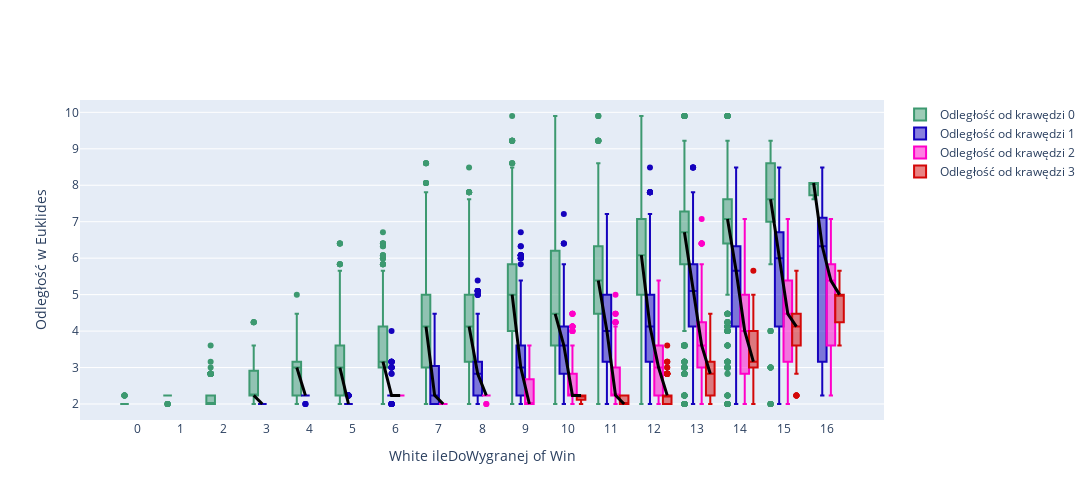

The notebook cell this image was saved under:
### Code cell
wykresMetrykaOdległość(df3,"Euklides")

### Figure 1 — Plotly figure (JSON) as saved in the notebook; plotly's stock layout.template omitted (floating-point values rounded to 4 significant figures; data arrays with more than 128 entries replaced by an {"elided": "..."} marker saying what was removed)
{"data": [{"marker": {"color": "#3D9970"}, "name": "Odległość od krawędzi 0", "type": "box", "width": 0.2, "x": {"elided": "11745 float values"}, "y": {"elided": "11745 float values"}}, {"marker": {"color": "#1502BD"}, "name": "Odległość od krawędzi 1", "type": "box", "width": 0.2, "x": {"elided": "7489 float values"}, "y": {"elided": "7489 float values"}}, {"marker": {"color": "#FF00C8"}, "name": "Odległość od krawędzi 2", "type": "box", "width": 0.2, "x": {"elided": "4514 float values"}, "y": {"elided": "4514 float values"}}, {"marker": {"color": "#D30808"}, "name": "Odległość od krawędzi 3", "type": "box", "width": 0.2, "x": {"elided": "1512 float values"}, "y": {"elided": "1512 float values"}}, {"hoverinfo": "skip", "line": {"color": "black", "width": 3}, "mode": "lines", "showlegend": false, "type": "scatter", "x": [-0.3], "y": [2]}, {"hoverinfo": "skip", "line": {"color": "black", "width": 3}, "mode": "lines", "showlegend": false, "type": "scatter", "x": [0.7], "y": [2.236]}, {"hoverinfo": "skip", "line": {"color": "black", "width": 3}, "mode": "lines", "showlegend": false, "type": "scatter", "x": [1.7], "y": [2]}, {"hoverinfo": "skip", "line": {"color": "black", "width": 3}, "mode": "lines", "showlegend": false, "type": "scatter", "x": [2.7, 2.9], "y": [2.236, 2]}, {"hoverinfo": "skip", "line": {"color": "black", "width": 3}, "mode": "lines", "showlegend": false, "type": "scatter", "x": [3.7, 3.9], "y": [3, 2.236]}, {"hoverinfo": "skip", "line": {"color": "black", "width": 3}, "mode": "lines", "showlegend": false, "type": "scatter", "x": [4.7, 4.9], "y": [3, 2]}, {"hoverinfo": "skip", "line": {"color": "black", "width": 3}, "mode": "lines", "showlegend": false, "type": "scatter", "x": [5.7, 5.9, 6.1], "y": [3.162, 2.236, 2.236]}, {"hoverinfo": "skip", "line": {"color": "black", "width": 3}, "mode": "lines", "showlegend": false, "type": "scatter", "x": [6.7, 6.9, 7.1], "y": [4.123, 2.236, 2]}, {"hoverinfo": "skip", "line": {"color": "black", "width": 3}, "mode": "lines", "showlegend": false, "type": "scatter", "x": [7.7, 7.9, 8.1], "y": [4.123, 2.828, 2.236]}, {"hoverinfo": "skip", "line": {"color": "black", "width": 3}, "mode": "lines", "showlegend": false, "type": "scatter", "x": [8.7, 8.9, 9.1], "y": [5, 3, 2]}, {"hoverinfo": "skip", "line": {"color": "black", "width": 3}, "mode": "lines", "showlegend": false, "type": "scatter", "x": [9.7, 9.9, 10.1, 10.3], "y": [4.472, 3.606, 2.236, 2.236]}, {"hoverinfo": "skip", "line": {"color": "black", "width": 3}, "mode": "lines", "showlegend": false, "type": "scatter", "x": [10.7, 10.9, 11.1, 11.3], "y": [5.385, 4, 2.236, 2]}, {"hoverinfo": "skip", "line": {"color": "black", "width": 3}, "mode": "lines", "showlegend": false, "type": "scatter", "x": [11.7, 11.9, 12.1, 12.3], "y": [6.083, 4.123, 3, 2.236]}, {"hoverinfo": "skip", "line": {"color": "black", "width": 3}, "mode": "lines", "showlegend": false, "type": "scatter", "x": [12.7, 12.9, 13.1, 13.3], "y": [6.708, 5.099, 3.606, 2.828]}, {"hoverinfo": "skip", "line": {"color": "black", "width": 3}, "mode": "lines", "showlegend": false, "type": "scatter", "x": [13.7, 13.9, 14.1, 14.3], "y": [7.071, 5.657, 4, 3.162]}, {"hoverinfo": "skip", "line": {"color": "black", "width": 3}, "mode": "lines", "showlegend": false, "type": "scatter", "x": [14.7, 14.9, 15.1, 15.3], "y": [7.616, 6, 4.472, 4.123]}, {"hoverinfo": "skip", "line": {"color": "black", "width": 3}, "mode": "lines", "showlegend": false, "type": "scatter", "x": [15.7, 15.9, 16.1, 16.3], "y": [8.062, 6.325, 5.385, 5]}], "layout": {"boxmode": "overlay", "height": 500, "width": 1600, "xaxis": {"tickmode": "array", "ticktext": [0, 1, 2, 3, 4, 5, 6, 7, 8, 9, 10, 11, 12, 13, 14, 15, 16], "tickvals": [0, 1, 2, 3, 4, 5, 6, 7, 8, 9, 10, 11, 12, 13, 14, 15, 16], "title": {"text": "White ileDoWygranej of Win"}}, "yaxis": {"title": {"text": "Odległość w Euklides"}}}}
